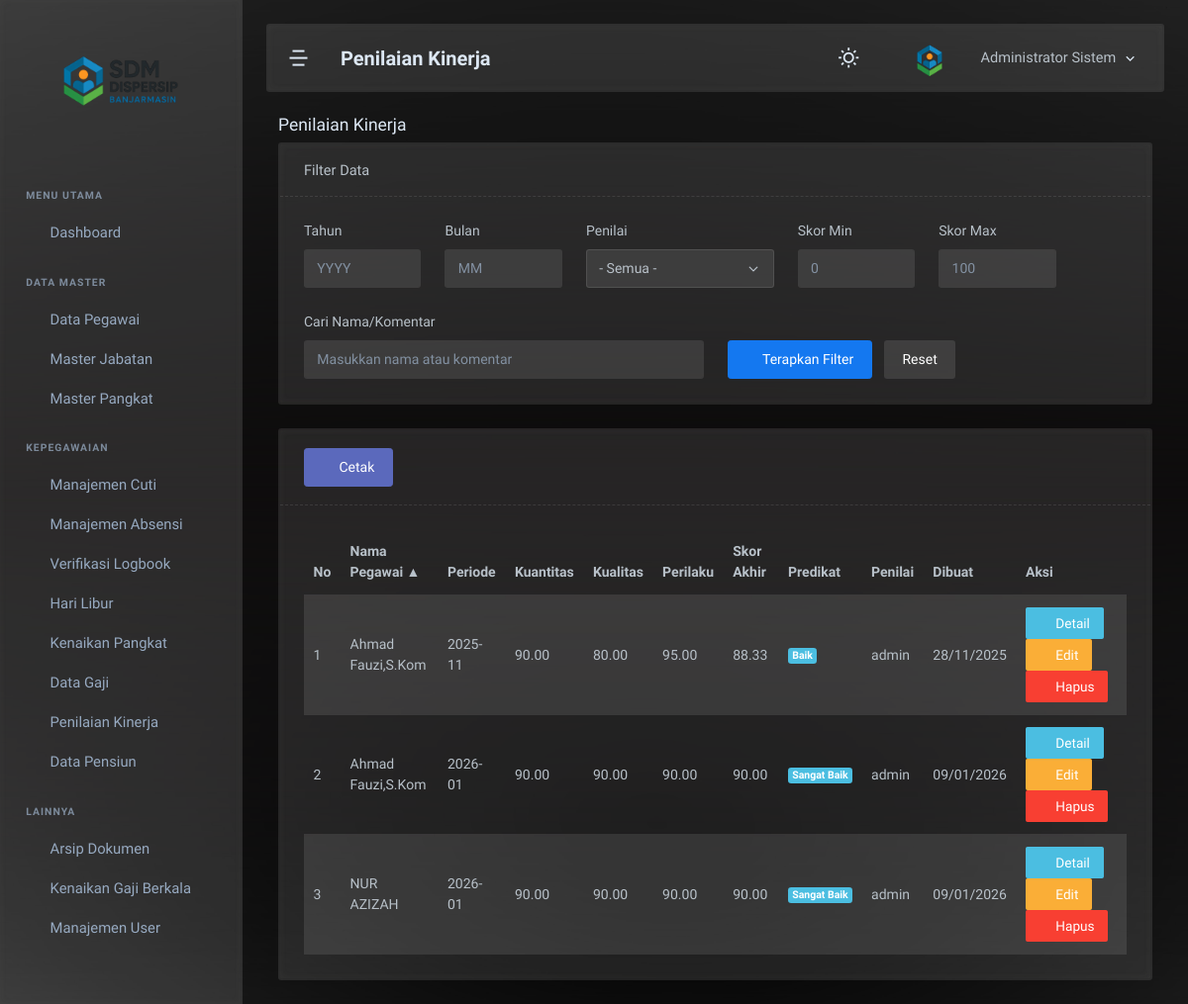
Page /admin/penilaian_kinerja/penilaian_kinerja.php?sort=nama_lengkap&order=asc (signed in) on the committed database.
### tables this page shows
CREATE TABLE `penilaian_kinerja` (
  `penilaian_id` int NOT NULL,
  `pegawai_id` int NOT NULL,
  `periode` char(7) NOT NULL,
  `nilai_kuantitas` decimal(5,2) DEFAULT '0.00',
  `nilai_kualitas` decimal(5,2) DEFAULT '0.00',
  `nilai_perilaku` decimal(5,2) DEFAULT '0.00',
  `komentar` text,
  `penilai_user_id` int DEFAULT NULL,
  `skor_akhir` decimal(5,2) GENERATED ALWAYS AS ((((coalesce(`nilai_kuantitas`,0) + coalesce(`nilai_kualitas`,0)) + coalesce(`nilai_perilaku`,0)) / 3)) STORED,
  `created_at` datetime DEFAULT CURRENT_TIMESTAMP
);

CREATE TABLE `pegawai` (
  `pegawai_id` int NOT NULL,
  `user_id` int DEFAULT NULL,
  `nik` varchar(20) NOT NULL,
  `nip` varchar(30) DEFAULT NULL,
  `nama_lengkap` varchar(150) NOT NULL,
  `jk` enum('L','P') NOT NULL,
  `tgl_lahir` date DEFAULT NULL,
  `status_kepegawaian` enum('PNS','PPPK','Honorer','Kontrak') NOT NULL,
  `jabatan_id` int DEFAULT NULL,
  `pangkat_id` int DEFAULT NULL,
  `tgl_mulai_kerja` date DEFAULT NULL,
  `alamat` text,
  `status_aktif` enum('Aktif','Pensiun','Pindah','Meninggal','Nonaktif') DEFAULT 'Aktif',
  `tmt_pensiun` date DEFAULT NULL,
  `created_at` datetime DEFAULT CURRENT_TIMESTAMP,
  `updated_at` datetime DEFAULT CURRENT_TIMESTAMP ON UPDATE CURRENT_TIMESTAMP
);

CREATE TABLE `users` (
  `user_id` int NOT NULL,
  `username` varchar(50) DEFAULT NULL,
  `password` varchar(255) NOT NULL,
  `role` enum('admin','pegawai','verifikator') NOT NULL DEFAULT 'pegawai',
  `status` enum('Aktif','Nonaktif') DEFAULT 'Aktif',
  `created_at` datetime DEFAULT CURRENT_TIMESTAMP,
  `updated_at` datetime DEFAULT CURRENT_TIMESTAMP ON UPDATE CURRENT_TIMESTAMP
);

### config/koneksi.php (called while the page is built, shortened)
<?php
function getPredikatKinerja($skor) {
    if ($skor >= 90) return 'Sangat Baik';
    if ($skor >= 76) return 'Baik';
    return 'Sangat Kurang';
}
?>

### admin/penilaian_kinerja/penilaian_kinerja.php (the view, shortened to what this page needs)
<?php
require_once '../../config/koneksi.php';
include '../../includes/header.php';
include '../../includes/sidebar.php';
include '../../includes/navbar.php';
?>
<div class="page-container">
  <div class="page-content">
    <div class="container-xxl">
      <?php
      $allowedSort = [
        'nama_lengkap' => 'p.nama_lengkap',
        'periode' => 'pk.periode',
        'nilai_kuantitas' => 'pk.nilai_kuantitas',
        'nilai_kualitas' => 'pk.nilai_kualitas',
        'nilai_perilaku' => 'pk.nilai_perilaku',
        'skor_akhir' => 'pk.skor_akhir',
        'created_at' => 'pk.created_at'
      ];
      $sort = $_GET['sort'] ?? 'created_at';
      $order = strtolower($_GET['order'] ?? 'desc');
      $order = $order === 'asc' ? 'ASC' : 'DESC';
      $sortCol = $allowedSort[$sort] ?? $allowedSort['created_at'];
      $page = max(1, intval($_GET['page'] ?? 1));
      $perPage = 10;
      $offset = ($page - 1) * $perPage;
      $f_year = preg_replace('/[^0-9]/', '', $_GET['f_year'] ?? '');
      $f_month = preg_replace('/[^0-9]/', '', $_GET['f_month'] ?? '');
      $f_penilai = intval($_GET['f_penilai'] ?? 0);
      $f_min = trim($_GET['f_min'] ?? '');
      $f_max = trim($_GET['f_max'] ?? '');
      $f_q = trim($_GET['f_q'] ?? '');
      ?>
      <div class="row">
        <div class="col-12">
          <div class="page-title-box">
            <h4 class="page-title">Penilaian Kinerja</h4>
          </div>
        </div>
      </div>
      <div class="card mb-3">
        <div class="card-header border-bottom border-dashed d-flex align-items-center"><h5 class="card-title mb-0">Filter Data</h5></div>
        <div class="card-body">
          <form method="get" action="admin/penilaian_kinerja/penilaian_kinerja.php" class="row g-3">
            <div class="col-md-2"><label class="form-label">Tahun</label><input type="text" name="f_year" value="<?php echo htmlspecialchars($f_year); ?>" class="form-control" placeholder="YYYY"></div>
            <div class="col-md-2"><label class="form-label">Bulan</label><input type="text" name="f_month" value="<?php echo htmlspecialchars($f_month); ?>" class="form-control" placeholder="MM"></div>
            <div class="col-md-3"><label class="form-label">Penilai</label><select name="f_penilai" class="form-select"><option value="0">- Semua -</option></select></div>
            <div class="col-md-2"><label class="form-label">Skor Min</label><input type="number" step="0.01" name="f_min" value="<?php echo htmlspecialchars($f_min); ?>" class="form-control" placeholder="0"></div>
            <div class="col-md-2"><label class="form-label">Skor Max</label><input type="number" step="0.01" name="f_max" value="<?php echo htmlspecialchars($f_max); ?>" class="form-control" placeholder="100"></div>
            <div class="col-md-6"><label class="form-label">Cari Nama/Komentar</label><input type="text" name="f_q" value="<?php echo htmlspecialchars($f_q); ?>" class="form-control" placeholder="Masukkan nama atau komentar"></div>
            <div class="col-md-6 d-flex align-items-end gap-2"><button type="submit" class="btn btn-primary"><i class="ti ti-filter me-1"></i>Terapkan Filter</button><a href="admin/penilaian_kinerja/penilaian_kinerja.php" class="btn btn-light">Reset</a></div>
          </form>
        </div>
      </div>
      <?php
      $where = [];
      $whereSql = count($where) ? ('WHERE '.implode(' AND ', $where)) : '';
      ?>
      <div class="card">
        <div class="card-header border-bottom border-dashed d-flex justify-content-between align-items-center">
          <div>
            <?php
            $cetakUrl = '/sdm_dispersip/admin/penilaian_kinerja/cetak.php?'
              . 'f_year=' . urlencode($f_year)
              . '&f_month=' . urlencode($f_month)
              . '&f_penilai=' . urlencode((string)$f_penilai)
              . '&f_min=' . urlencode($f_min)
              . '&f_max=' . urlencode($f_max)
              . '&f_q=' . urlencode($f_q);
            ?>
            <a href="<?php echo $cetakUrl; ?>" target="_blank" class="btn btn-secondary"><i class="ti ti-printer me-1"></i>Cetak</a>
          </div>
        </div>
        <div class="card-body">
          <div class="table-responsive-sm">
            <table class="table table-striped mb-0">
              <thead>
                <tr>
                  <th>No</th>
                  <th><a class="link-reset" href="admin/penilaian_kinerja/penilaian_kinerja.php?sort=nama_lengkap&order=<?php echo ($sort==='nama_lengkap' && $order==='ASC')?'desc':'asc'; ?>">Nama Pegawai<?php echo $sort==='nama_lengkap' ? ($order==='ASC'?' ▲':' ▼') : ''; ?></a></th>
                  <th><a class="link-reset" href="admin/penilaian_kinerja/penilaian_kinerja.php?sort=periode&order=<?php echo ($sort==='periode' && $order==='ASC')?'desc':'asc'; ?>">Periode<?php echo $sort==='periode' ? ($order==='ASC'?' ▲':' ▼') : ''; ?></a></th>
                  <th><a class="link-reset" href="admin/penilaian_kinerja/penilaian_kinerja.php?sort=nilai_kuantitas&order=<?php echo ($sort==='nilai_kuantitas' && $order==='ASC')?'desc':'asc'; ?>">Kuantitas<?php echo $sort==='nilai_kuantitas' ? ($order==='ASC'?' ▲':' ▼') : ''; ?></a></th>
                  <th><a class="link-reset" href="admin/penilaian_kinerja/penilaian_kinerja.php?sort=nilai_kualitas&order=<?php echo ($sort==='nilai_kualitas' && $order==='ASC')?'desc':'asc'; ?>">Kualitas<?php echo $sort==='nilai_kualitas' ? ($order==='ASC'?' ▲':' ▼') : ''; ?></a></th>
                  <th><a class="link-reset" href="admin/penilaian_kinerja/penilaian_kinerja.php?sort=nilai_perilaku&order=<?php echo ($sort==='nilai_perilaku' && $order==='ASC')?'desc':'asc'; ?>">Perilaku<?php echo $sort==='nilai_perilaku' ? ($order==='ASC'?' ▲':' ▼') : ''; ?></a></th>
                  <th><a class="link-reset" href="admin/penilaian_kinerja/penilaian_kinerja.php?sort=skor_akhir&order=<?php echo ($sort==='skor_akhir' && $order==='ASC')?'desc':'asc'; ?>">Skor Akhir<?php echo $sort==='skor_akhir' ? ($order==='ASC'?' ▲':' ▼') : ''; ?></a></th>
                  <th>Predikat</th>
                  <th>Penilai</th>
                  <th><a class="link-reset" href="admin/penilaian_kinerja/penilaian_kinerja.php?sort=created_at&order=<?php echo ($sort==='created_at' && $order==='ASC')?'desc':'asc'; ?>">Dibuat<?php echo $sort==='created_at' ? ($order==='ASC'?' ▲':' ▼') : ''; ?></a></th>
                  <th>Aksi</th>
                </tr>
              </thead>
              <tbody>
                <?php
                $sql = "SELECT pk.*, p.nama_lengkap, u.username AS penilai_username
                        FROM penilaian_kinerja pk
                        JOIN pegawai p ON pk.pegawai_id=p.pegawai_id
                        LEFT JOIN users u ON pk.penilai_user_id=u.user_id
                        $whereSql
                        ORDER BY $sortCol $order
                        LIMIT $perPage OFFSET $offset";
                $res = mysqli_query($koneksi, $sql);
                if ($res && mysqli_num_rows($res) > 0) {
                  $no = $offset + 1;
                  while ($row = mysqli_fetch_assoc($res)) {
                    echo '<tr>'
                      . '<td>'.($no++).'</td>'
                      . '<td>'.htmlspecialchars($row['nama_lengkap']).'</td>'
                      . '<td>'.htmlspecialchars($row['periode']).'</td>'
                      . '<td>'.htmlspecialchars(number_format((float)$row['nilai_kuantitas'],2)).'</td>'
                      . '<td>'.htmlspecialchars(number_format((float)$row['nilai_kualitas'],2)).'</td>'
                      . '<td>'.htmlspecialchars(number_format((float)$row['nilai_perilaku'],2)).'</td>'
                      . '<td>'.htmlspecialchars(number_format((float)$row['skor_akhir'],2)).'</td>'
. '<td><span class="badge bg-info">'.htmlspecialchars(getPredikatKinerja((float)$row['skor_akhir'])).'</span></td>'
. '<td>'.htmlspecialchars($row['penilai_username'] ?? '-').'</td>'
                      . '<td>'.($row['created_at'] ? date('d/m/Y', strtotime($row['created_at'])) : '-').'</td>'
                      . '<td>'
                        . '<a href="admin/penilaian_kinerja/detail.php?id=' . htmlspecialchars($row['penilaian_id']) . '" class="btn btn-sm btn-info me-1"><i class="ti ti-eye me-1"></i>Detail</a>'
                        . '<a href="admin/penilaian_kinerja/edit.php?id=' . htmlspecialchars($row['penilaian_id']) . '" class="btn btn-sm btn-warning me-1"><i class="ti ti-pencil me-1"></i>Edit</a>'
                        . '<a href="admin/penilaian_kinerja/hapus.php?id=' . htmlspecialchars($row['penilaian_id']) . '" class="btn btn-sm btn-danger" onclick="return confirm(\'Hapus data ini?\')"><i class="ti ti-trash me-1"></i>Hapus</a>'
                      . '</td>'
                      . '</tr>';
                  }
                } else {
                  echo '<tr><td colspan="11" class="text-center">Tidak ada data</td></tr>';
                }
                ?>
              </tbody>
            </table>
          </div>
        </div>
      </div>
    </div>
  </div>
</div>
<?php include '../../includes/footer.php'; ?>

### rows in the picture
penilaian_kinerja: pegawai.nama_lengkap "Ahmad Fauzi,S.Kom", periode "2025-11", nilai_kuantitas "90.00", nilai_kualitas "80.00", nilai_perilaku "95.00", skor_akhir "88.33", skor_akhir "Baik", penilai_user.username "admin", created_at "28/11/2025"
penilaian_kinerja: pegawai.nama_lengkap "Ahmad Fauzi,S.Kom", periode "2026-01", nilai_kuantitas "90.00", nilai_kualitas "90.00", nilai_perilaku "90.00", skor_akhir "90.00", skor_akhir "Sangat Baik", penilai_user.username "admin", created_at "09/01/2026"
penilaian_kinerja: pegawai.nama_lengkap "NUR AZIZAH", periode "2026-01", nilai_kuantitas "90.00", nilai_kualitas "90.00", nilai_perilaku "90.00", skor_akhir "90.00", skor_akhir "Sangat Baik", penilai_user.username "admin", created_at "09/01/2026"

### other values in the picture
$page_title "Penilaian Kinerja"
$_SESSION['nama_lengkap'] "Administrator Sistem"
